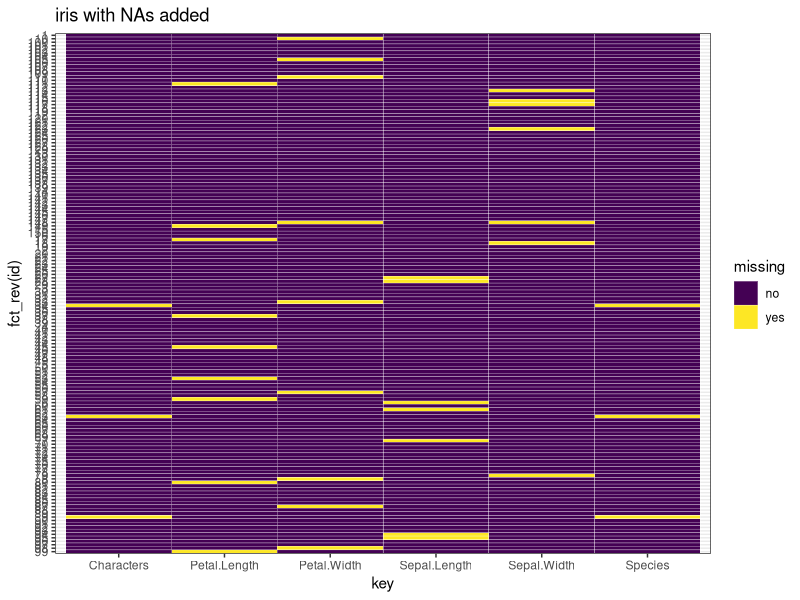
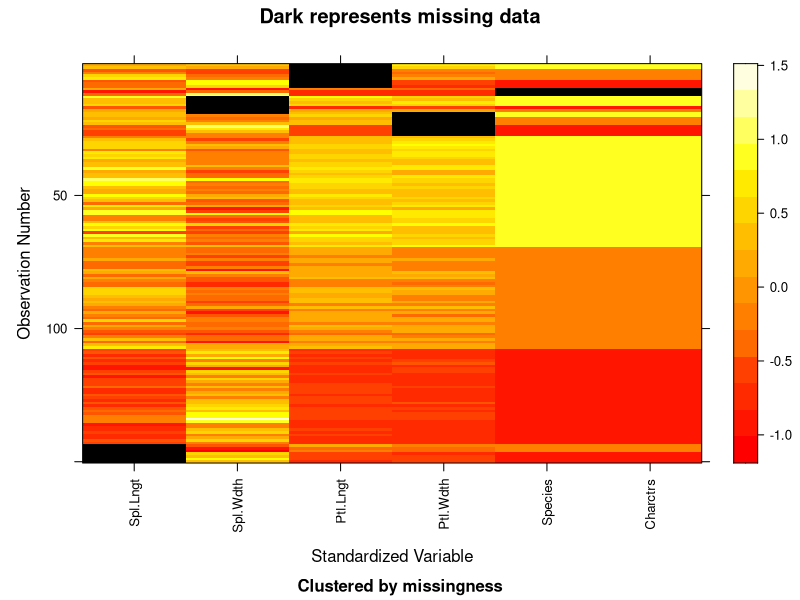
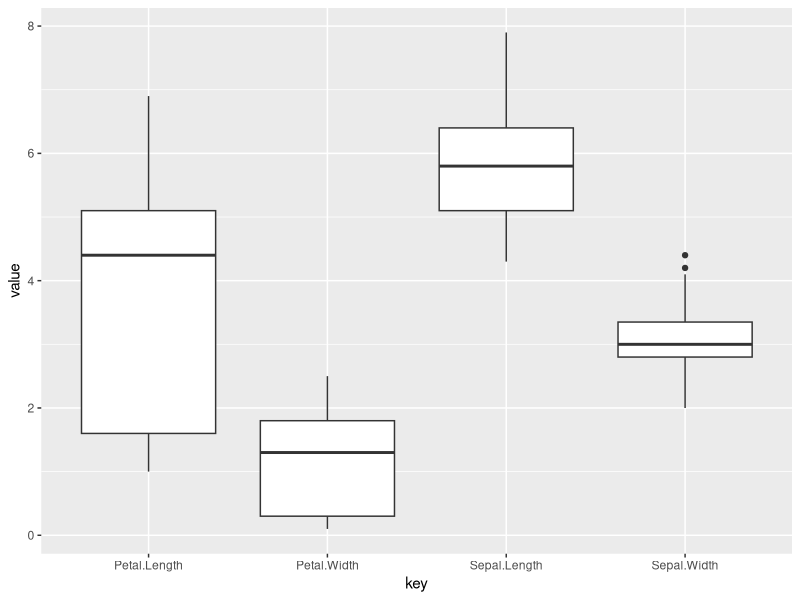
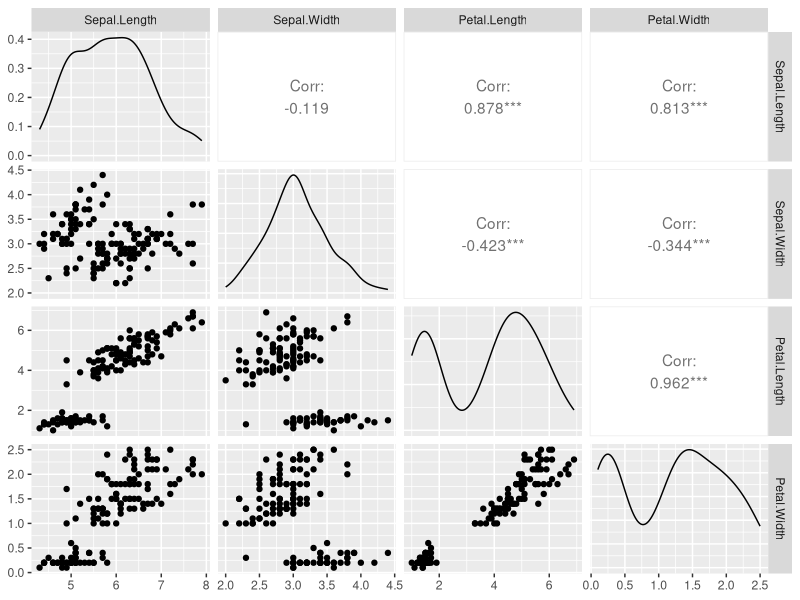

These figures' R source, in order:
## ---- chunk 1
knitr::opts_chunk$set(echo = TRUE)
## ---- chunk 2
library(tidyverse)
library(datasets)
data(iris)
library(ggplot2)
## ---- chunk 3
iris=as.data.frame(lapply(iris, function(cc) cc[ sample(c(TRUE, NA), prob = c(0.95, 0.05), size = length(cc), replace = TRUE) ]))
## ---- chunk 4
View(iris)
## ---- chunk 5
head(iris)
## ---- chunk 6
head(iris,3)
## ---- chunk 7
tail(iris,2)
## ---- chunk 8
library(dplyr)
sample_n(iris, 5)
## ---- chunk 9
dim(iris)
## ---- chunk 10
summary(iris)
## ---- chunk 11
str(iris)
## ---- chunk 12
library(dplyr)
iris %>% 
    summarize(mean.1 = mean(Petal.Length, na.rm=TRUE), sd.1 = sd(Petal.Length, na.rm=TRUE),
              mean.2 = mean(Sepal.Length, na.rm=TRUE), sd.2 = sd(Sepal.Length, na.rm=TRUE))
## ---- chunk 13
summary(iris$Species)
## ---- chunk 14
iris$Characters <- as.character(iris$Species)
summary(iris$Characters)
## ---- chunk 15
unique(iris$Characters)
## ---- chunk 16
table(iris$Characters)
## ---- chunk 17
#Missing values by columns
colSums(is.na(iris))  %>%
  sort(decreasing=TRUE)
## ---- chunk 18
#Missing values by row
rowSums(is.na(iris))  %>%
  sort(decreasing=TRUE)
## ---- chunk 19
#use heatmap
library(ggplot2)

tidyiris <- iris %>%
  rownames_to_column("id") %>%
  gather(key, value, -id) %>%
  mutate(missing = ifelse(is.na(value), "yes", "no"))

ggplot(tidyiris, aes(x = key, y = fct_rev(id), fill = missing)) +
  geom_tile(color = "white") +
  ggtitle("iris with NAs added") +
  scale_fill_viridis_d() + # discrete scale
  theme_bw()
## ---- chunk 20
#install.packages("mi")
library(mi)
x <- missing_data.frame(iris)
image(x)
## ---- chunk 21
tidyiris <- iris[1:4] %>%
  rownames_to_column("id") %>%
  gather(key, value, -id) 

ggplot(data=tidyiris)+
  geom_boxplot(mapping=aes(x=key,y=value))

## ---- chunk 22
library(GGally)
ggpairs(iris[1:4])
